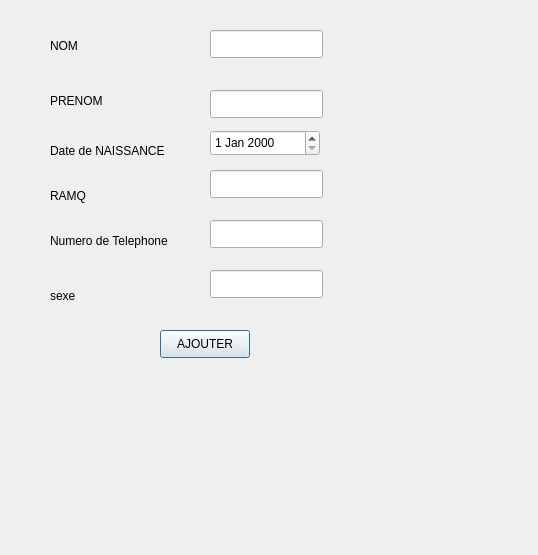
<?xml version="1.0" encoding="UTF-8"?>
<ui version="4.0">
 <class>AjoutEnt</class>
 <widget class="QDialog" name="AjoutEnt">
  <property name="geometry">
   <rect>
    <x>0</x>
    <y>0</y>
    <width>538</width>
    <height>555</height>
   </rect>
  </property>
  <property name="windowTitle">
   <string>AjoutEnt</string>
  </property>
  <widget class="QLabel" name="label">
   <property name="geometry">
    <rect>
     <x>50</x>
     <y>30</y>
     <width>58</width>
     <height>31</height>
    </rect>
   </property>
   <property name="text">
    <string>NOM</string>
   </property>
  </widget>
  <widget class="QLabel" name="label_2">
   <property name="geometry">
    <rect>
     <x>50</x>
     <y>80</y>
     <width>58</width>
     <height>41</height>
    </rect>
   </property>
   <property name="text">
    <string>PRENOM</string>
   </property>
  </widget>
  <widget class="QLabel" name="label_3">
   <property name="geometry">
    <rect>
     <x>50</x>
     <y>135</y>
     <width>131</width>
     <height>31</height>
    </rect>
   </property>
   <property name="text">
    <string>Date de NAISSANCE </string>
   </property>
  </widget>
  <widget class="QLabel" name="label_4">
   <property name="geometry">
    <rect>
     <x>50</x>
     <y>175</y>
     <width>58</width>
     <height>41</height>
    </rect>
   </property>
   <property name="text">
    <string>RAMQ</string>
   </property>
  </widget>
  <widget class="QLabel" name="label_5">
   <property name="geometry">
    <rect>
     <x>50</x>
     <y>220</y>
     <width>161</width>
     <height>41</height>
    </rect>
   </property>
   <property name="text">
    <string>Numero de Telephone</string>
   </property>
  </widget>
  <widget class="QLineEdit" name="nom">
   <property name="geometry">
    <rect>
     <x>210</x>
     <y>30</y>
     <width>113</width>
     <height>28</height>
    </rect>
   </property>
  </widget>
  <widget class="QLineEdit" name="Prenom">
   <property name="geometry">
    <rect>
     <x>210</x>
     <y>90</y>
     <width>113</width>
     <height>28</height>
    </rect>
   </property>
  </widget>
  <widget class="QDateEdit" name="date">
   <property name="geometry">
    <rect>
     <x>210</x>
     <y>130</y>
     <width>110</width>
     <height>26</height>
    </rect>
   </property>
  </widget>
  <widget class="QLineEdit" name="RAMQ">
   <property name="geometry">
    <rect>
     <x>210</x>
     <y>170</y>
     <width>113</width>
     <height>28</height>
    </rect>
   </property>
  </widget>
  <widget class="QLineEdit" name="Phone">
   <property name="geometry">
    <rect>
     <x>210</x>
     <y>220</y>
     <width>113</width>
     <height>28</height>
    </rect>
   </property>
  </widget>
  <widget class="QPushButton" name="pushButton">
   <property name="geometry">
    <rect>
     <x>160</x>
     <y>330</y>
     <width>90</width>
     <height>28</height>
    </rect>
   </property>
   <property name="text">
    <string>AJOUTER</string>
   </property>
  </widget>
  <widget class="QLabel" name="label_6">
   <property name="geometry">
    <rect>
     <x>50</x>
     <y>270</y>
     <width>111</width>
     <height>51</height>
    </rect>
   </property>
   <property name="text">
    <string>sexe</string>
   </property>
  </widget>
  <widget class="QLineEdit" name="SEXE">
   <property name="geometry">
    <rect>
     <x>210</x>
     <y>270</y>
     <width>113</width>
     <height>28</height>
    </rect>
   </property>
  </widget>
 </widget>
 <resources/>
 <connections>
  <connection>
   <sender>pushButton</sender>
   <signal>pressed()</signal>
   <receiver>AjoutEnt</receiver>
   <slot>ajout()</slot>
   <hints>
    <hint type="sourcelabel">
     <x>204</x>
     <y>343</y>
    </hint>
    <hint type="destinationlabel">
     <x>268</x>
     <y>277</y>
    </hint>
   </hints>
  </connection>
 </connections>
 <slots>
  <slot>ajout()</slot>
 </slots>
</ui>
